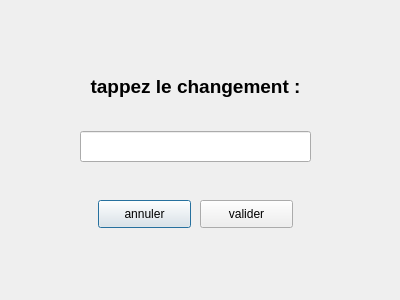
<?xml version="1.0" encoding="UTF-8"?>
<ui version="4.0">
 <class>modification</class>
 <widget class="QDialog" name="modification">
  <property name="geometry">
   <rect>
    <x>0</x>
    <y>0</y>
    <width>400</width>
    <height>300</height>
   </rect>
  </property>
  <property name="windowTitle">
   <string>Dialog</string>
  </property>
  <widget class="QLineEdit" name="lineEdit">
   <property name="geometry">
    <rect>
     <x>80</x>
     <y>131</y>
     <width>231</width>
     <height>31</height>
    </rect>
   </property>
  </widget>
  <widget class="QPushButton" name="pushButton">
   <property name="geometry">
    <rect>
     <x>98</x>
     <y>200</y>
     <width>93</width>
     <height>28</height>
    </rect>
   </property>
   <property name="text">
    <string>annuler</string>
   </property>
  </widget>
  <widget class="QLabel" name="label">
   <property name="geometry">
    <rect>
     <x>50</x>
     <y>71</y>
     <width>291</width>
     <height>31</height>
    </rect>
   </property>
   <property name="text">
    <string>&lt;!DOCTYPE HTML PUBLIC &quot;-//W3C//DTD HTML 4.0//EN&quot; &quot;http://www.w3.org/TR/REC-html40/strict.dtd&quot;&gt;
&lt;html&gt;&lt;head&gt;&lt;meta name=&quot;qrichtext&quot; content=&quot;1&quot; /&gt;&lt;style type=&quot;text/css&quot;&gt;
p, li { white-space: pre-wrap; }
&lt;/style&gt;&lt;/head&gt;&lt;body style=&quot; font-family:'MS Shell Dlg 2'; font-size:8pt; font-weight:400; font-style:normal;&quot;&gt;
&lt;p align=&quot;center&quot; style=&quot; margin-top:0px; margin-bottom:0px; margin-left:0px; margin-right:0px; -qt-block-indent:0; text-indent:0px;&quot;&gt;&lt;span style=&quot; font-size:14pt; font-weight:600;&quot;&gt;tappez le changement :&lt;/span&gt;&lt;/p&gt;&lt;/body&gt;&lt;/html&gt;</string>
   </property>
  </widget>
  <widget class="QPushButton" name="pushButton_2">
   <property name="geometry">
    <rect>
     <x>200</x>
     <y>200</y>
     <width>93</width>
     <height>28</height>
    </rect>
   </property>
   <property name="text">
    <string>valider</string>
   </property>
  </widget>
 </widget>
 <resources/>
 <connections/>
</ui>
